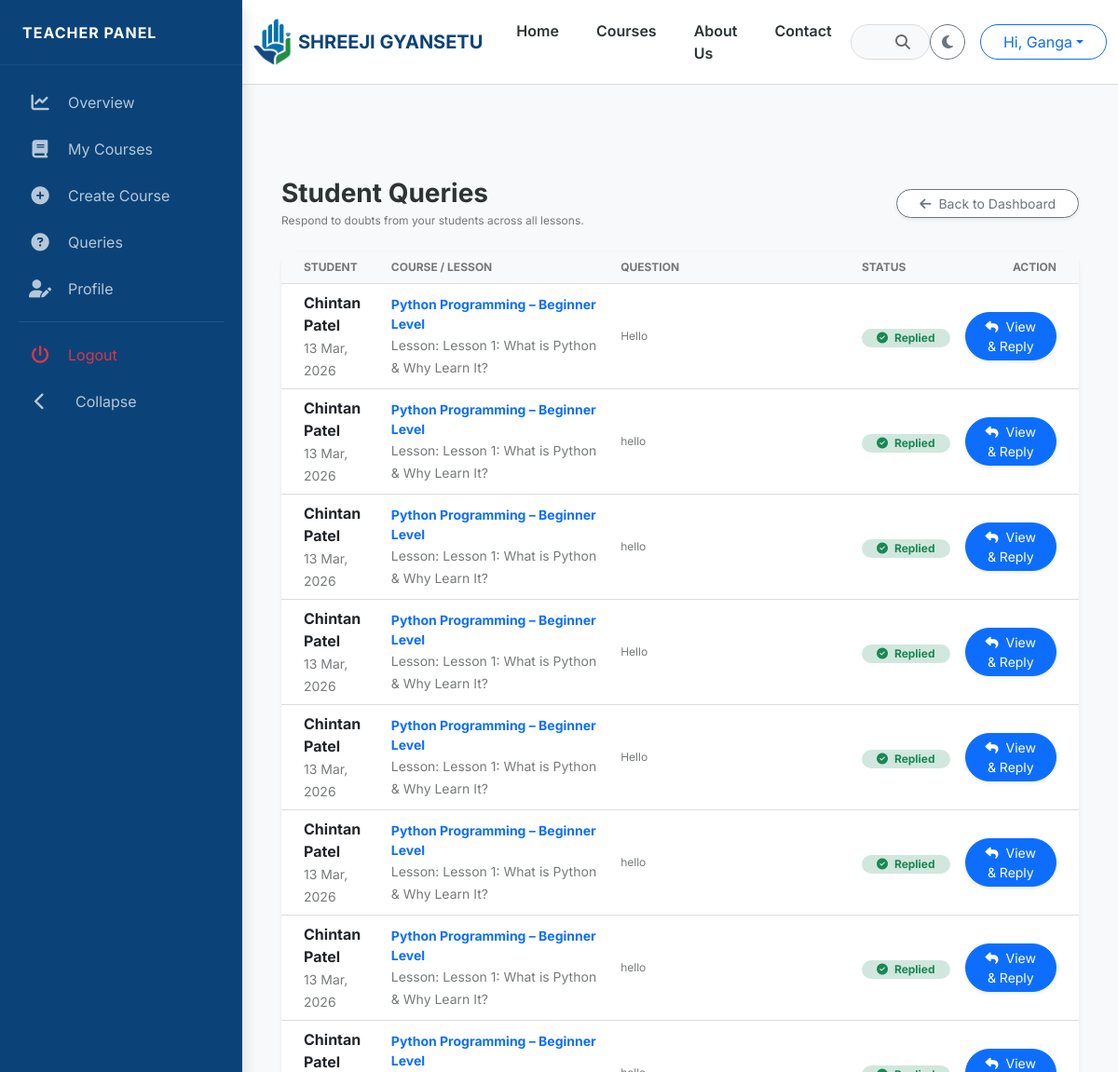
The app's page /dashboard/teacher/queries/ (signed in, upper part), older data.
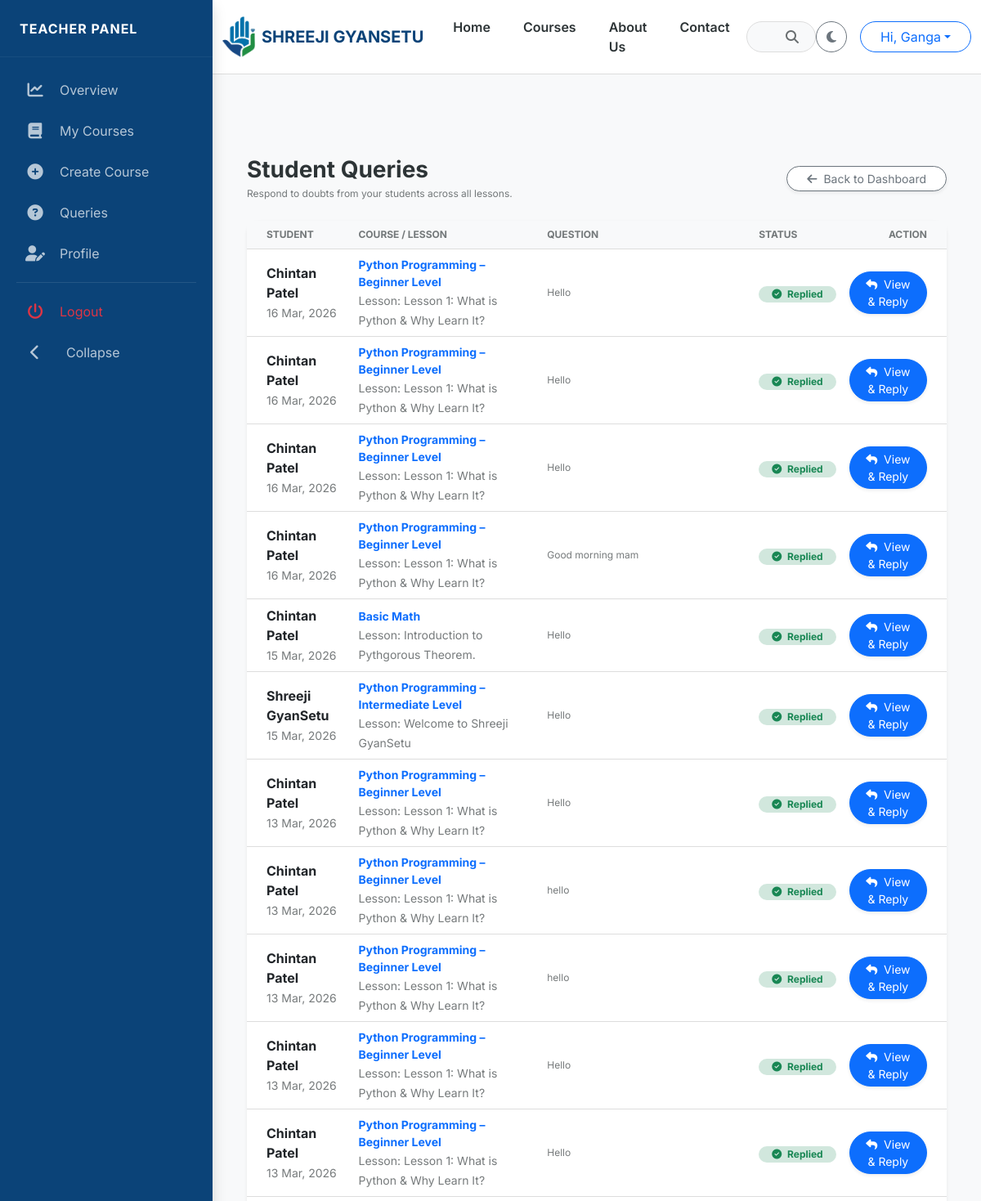
The same page, newer data.
### courses/models.py (models this page shows, shortened)
class LessonQuery(models.Model):
    lesson = models.ForeignKey(Lesson, on_delete=models.CASCADE, related_name='queries')
    student = models.ForeignKey(
        settings.AUTH_USER_MODEL,
        on_delete=models.CASCADE,
        related_name='student_queries'
    )
    question = models.TextField()
    answer = models.TextField(blank=True, null=True)
    is_resolved = models.BooleanField(default=False)
    created_at = models.DateTimeField(auto_now_add=True)
    updated_at = models.DateTimeField(auto_now=True)
    class Meta:
        verbose_name_plural = "9. Lesson Queries"
        ordering = ['-created_at']

class Lesson(models.Model):
    LESSON_TYPES = [('Video', 'Video'), ('PDF', 'Notes'), ('Quiz', 'Quiz')]
    course = models.ForeignKey(Course, on_delete=models.CASCADE, related_name='course_lessons')
    module = ChainedForeignKey(
        Module,
        chained_field="course",
        chained_model_field="course",
        show_all=False,
        auto_choose=True,
        sort=True,
        related_name='lessons'
    )
    title = models.CharField(max_length=200)
    lesson_type = models.CharField(max_length=10, choices=LESSON_TYPES, default='Video')
    lecturer_name = models.CharField(max_length=100, blank=True, null=True, default="Admin")
    description = models.TextField(blank=True, null=True, help_text="Detailed information about this video content")
    thumbnail = models.ImageField(upload_to='lesson_thumbnails/', blank=True, null=True, help_text="Upload a specific thumbnail for this lesson video")
    video_url = models.URLField(blank=True, null=True, help_text="YouTube or Vimeo Link")
    content_file = models.FileField(upload_to='lessons/', blank=True, null=True)
    notes_file = models.FileField(upload_to='lesson_notes/', blank=True, null=True, help_text="Upload PDF Notes for this lesson")
    is_preview = models.BooleanField(default=False, help_text="Check if this is a free demo lesson")
    order = models.PositiveIntegerField(default=0)
    resources = models.TextField(
        blank=True,
        null=True,
        help_text="Add links or descriptions of resources here (e.g. GitHub link, useful websites)"
    )
    class Meta:
        verbose_name_plural = "4. Lessons"
        ordering = ['order']

class Course(models.Model):
    LEVEL_CHOICES = [('Beginner', 'Beginner'), ('Intermediate', 'Intermediate'), ('Advanced', 'Advanced')]
    master_category = models.ForeignKey(MasterCategory, on_delete=models.CASCADE, related_name='courses')
    title = models.CharField(max_length=200)
    slug = models.SlugField(unique=True, blank=True)
    thumbnail = models.ImageField(upload_to='course_thumbnails/')
    description = models.TextField()
    is_active = models.BooleanField(default=True)
    price = models.DecimalField(max_digits=10, decimal_places=2)
    discount_price = models.DecimalField(max_digits=10, decimal_places=2, null=True, blank=True)
    level = models.CharField(max_length=20, choices=LEVEL_CHOICES, default='Beginner')
    is_live = models.BooleanField(default=False)
    enrollment_count = models.PositiveIntegerField(default=0)
    created_at = models.DateTimeField(auto_now_add=True)
    teacher = models.ForeignKey(
        settings.AUTH_USER_MODEL,
        on_delete=models.SET_NULL,
        null=True,
        blank=True,
        limit_choices_to=Q(profile__user_type= 'Teacher') | Q(profile__user_type= 'Admin'),
        related_name='taught_courses',
    )
    students = models.ManyToManyField(
        settings.AUTH_USER_MODEL,
        related_name='enrolled_courses',
        blank=True,
        limit_choices_to=Q(profile__user_type= 'Student')
    )
    @property
    def enrollment_count(self):
        """Returns the actual count from the ManyToMany relationship"""
        return self.students.count()
    class Meta:
        verbose_name_plural = "2. Courses"

### users/models.py (models this page shows, shortened)
class User(AbstractUser):
    class Role(models.TextChoices):
        ADMIN = "ADMIN", "Admin"
        TEACHER = "TEACHER", "Teacher"
        STUDENT = "STUDENT", "Student"
    role = models.CharField(max_length=10, choices=Role.choices, default=Role.STUDENT)
    phone_number = models.CharField(max_length=15, blank=True, null=True)
    profile_picture = models.ImageField(upload_to='profiles/', blank=True, null=True)

### courses/views.py (the view)
# urls.py: path('dashboard/teacher/queries/', teacher_queries, name='teacher_queries'),
@login_required
def teacher_queries(request):
    try:
        if request.user.profile.user_type.lower() != 'teacher':
            return HttpResponseForbidden("Access Denied: You must be a Teacher.")
    except AttributeError:
        return HttpResponseForbidden("Access Denied: Profile not found.")
    Notification.objects.filter(user=request.user, is_read=False).update(is_read=True)
    queries = LessonQuery.objects.filter(
        lesson__course__teacher=request.user
    ).select_related('lesson', 'student', 'lesson__course')
    return render(request, 'courses/teacher_queries.html', {'queries': queries})

### courses/context_processors.py (called while the page is built)
def extras(request):
    return {
        'all_categories': MasterCategory.objects.all().order_by('order')[:4]
    }

def unread_notifications(request):
    if request.user.is_authenticated:
        count = Notification.objects.filter(user=request.user, is_read=False).count()
        return {'unread_count': count}
    return {'unread_count': 0}

### templates/courses/teacher_queries.html (shortened to what this page needs)
{% extends 'base_sidebar.html' %}
{% block dashboard_content %}
  <div class="container-fluid">
    <div class="d-flex justify-content-between align-items-center mb-4">
      <div>
        <h3 class="fw-bold mb-1" style="color: var(--text-dark);">Student Queries</h3>
        <p class="text-muted small mb-0">Respond to doubts from your students across all lessons.</p>
      </div>
      <a href="{% url 'teacher_dashboard' %}" class="btn btn-outline-secondary btn-sm rounded-pill px-4 shadow-sm bg-white btn-dash-nav"><i class="fas fa-arrow-left me-2"></i>Back to Dashboard</a>
    </div>
    <div class="card border-0 shadow-sm" style="border-radius: 15px; background: var(--card-bg);">
      <div class="table-responsive">
        <table class="table table-hover align-middle mb-0">
          <thead class="bg-light">
            <tr class="text-muted small text-uppercase">
              <th class="ps-4">Student</th>
              <th>Course / Lesson</th>
              <th>Question</th>
              <th>Status</th>
              <th class="text-end pe-4">Action</th>
            </tr>
          </thead>
          <tbody>
            {% for query in queries %}
              <tr>
                <td class="ps-4">
                  <div class="fw-bold text-dark">{{ query.student.get_full_name|default:query.student.username }}</div>
                  <small class="text-muted">{{ query.created_at|date:'d M, Y' }}</small>
                </td>
                <td>
                  <small class="d-block fw-bold text-primary">{{ query.lesson.course.title }}</small>
                  <small class="text-muted">Lesson: {{ query.lesson.title }}</small>
                </td>
                <td>
                  <div class="text-truncate query-text text-muted small" title="{{ query.question }}">{{ query.question }}</div>
                </td>
                <td>
                  {% if query.is_resolved %}
                    <span class="badge bg-success-subtle text-success rounded-pill px-3"><i class="fas fa-check-circle me-1"></i> Replied</span>
                  {% else %}
                    <span class="badge bg-warning-subtle text-warning rounded-pill px-3"><i class="fas fa-clock me-1"></i> Pending</span>
                  {% endif %}
                </td>
                <td class="text-end pe-4">
                  <button class="btn btn-sm btn-primary rounded-pill px-3 shadow-sm" data-bs-toggle="modal" data-bs-target="#replyModal{{ query.id }}"><i class="fas fa-reply me-1"></i> View & Reply</button>
                </td>
              </tr>
            {% endfor %}
          </tbody>
        </table>
      </div>
    </div>
  </div>
{% endblock %}

Row changes from the older to the newer data that the page shows:
no longer on this page (row unchanged): LessonQuery: student.get_full_name "Chintan Patel", created_at "13 Mar, 2026", lesson.course "Python Programming – Beginner Level", lesson "Lesson 1: What is Python & Why Learn It?", question "hello", is_resolved True (drawn)
no longer on this page (row unchanged): LessonQuery: student.get_full_name "Chintan Patel", created_at "13 Mar, 2026", lesson.course "Python Programming – Beginner Level", lesson "Lesson 1: What is Python & Why Learn It?", question "hello", is_resolved True (drawn)
no longer on this page (row unchanged): LessonQuery: student.get_full_name "Chintan Patel", lesson.course "Python Programming – Beginner Level"
added LessonQuery: student.get_full_name "Chintan Patel", created_at "16 Mar, 2026", lesson.course "Python Programming – Beginner Level", lesson "Lesson 1: What is Python & Why Learn It?", question "Hello", is_resolved True (drawn)
added LessonQuery: student.get_full_name "Chintan Patel", created_at "16 Mar, 2026", lesson.course "Python Programming – Beginner Level", lesson "Lesson 1: What is Python & Why Learn It?", question "Hello", is_resolved True (drawn)
added LessonQuery: student.get_full_name "Chintan Patel", created_at "16 Mar, 2026", lesson.course "Python Programming – Beginner Level", lesson "Lesson 1: What is Python & Why Learn It?", question "Hello", is_resolved True (drawn)
added LessonQuery: student.get_full_name "Chintan Patel", created_at "16 Mar, 2026", lesson.course "Python Programming – Beginner Level", lesson "Lesson 1: What is Python & Why Learn It?", question "Good morning mam", is_resolved True (drawn)
added LessonQuery: student.get_full_name "Chintan Patel", created_at "15 Mar, 2026", lesson.course "Basic Math", lesson "Introduction to Pythgorous Theorem.", question "Hello", is_resolved True (drawn)
added LessonQuery: student.get_full_name "Shreeji GyanSetu", created_at "15 Mar, 2026", lesson.course "Python Programming – Intermediate Level", lesson "Welcome to Shreeji GyanSetu", question "Hello", is_resolved True (drawn)
